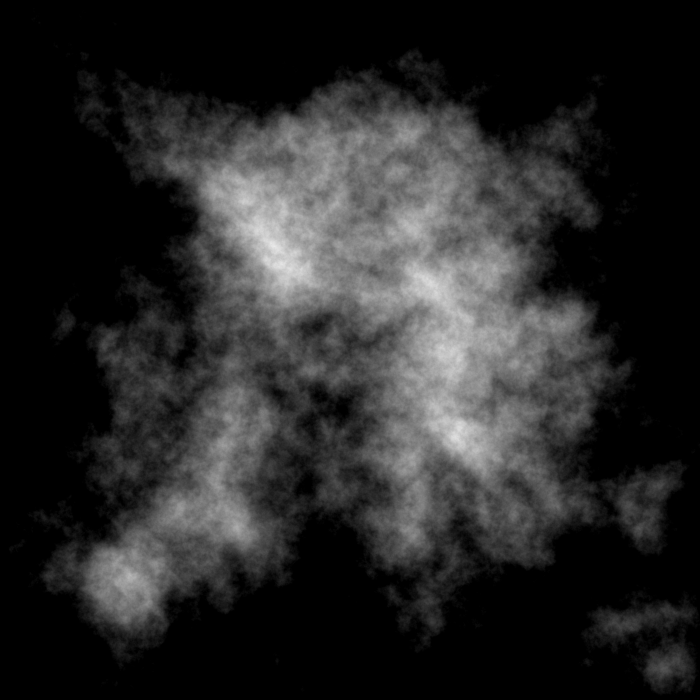
#> input picture data/island.png, 1400 x 1400 px (shown at 1/2 size)
$ python bar.py
#> lines starting #> are read from the running program, lines starting #| are printed output that depends on the picture
### mpl3d/glm.py
# -----------------------------------------------------------------------------
# Copyright (c) 2020 Nicolas P. Rougier. All rights reserved.
# Distributed under the (new) BSD License.
# -----------------------------------------------------------------------------
import numpy as np


def normalize(X):
    return X/(1e-16+np.sqrt((np.array(X)**2).sum(axis=-1)))[..., np.newaxis]

def clip(V, vmin=0, vmax=1):
    return np.minimum(np.maximum(V,vmin),vmax)


# [6 lines left out: function viewport, not called in this run]


def frustum(left, right, bottom, top, znear, zfar):
    """Create view frustum

    Parameters
    ----------
    left : float
        Left coordinate of the field of view.
    right : float
        Right coordinate of the field of view.
    bottom : float
        Bottom coordinate of the field of view.
    top : float
        Top coordinate of the field of view.
    znear : float
        Near coordinate of the field of view.
    zfar : float
        Far coordinate of the field of view.

    Returns
    -------
    View frustum matrix (4x4 array)
    """

    M = np.zeros((4, 4), dtype=float)
    M[0, 0] = +2.0 * znear / (right - left)
    M[1, 1] = +2.0 * znear / (top - bottom)
    M[2, 2] = -(zfar + znear) / (zfar - znear)
    M[0, 2] = (right + left) / (right - left)
    M[1, 2] = (top + bottom) / (top - bottom)
    M[2, 3] = -2.0 * znear * zfar / (zfar - znear)
    M[3, 2] = -1.0
    return M


def perspective(fovy, aspect, znear, zfar):
    """Create perspective projection matrix

    Parameters
    ----------
    fovy : float
        The field of view along the y axis.
    aspect : float
        Aspect ratio of the view.
    znear : float
        Near coordinate of the field of view.
    zfar : float
        Far coordinate of the field of view.

    Returns
    -------
    Perspective projection matrix (4x4 array)
    """

    h = np.tan(0.5*np.radians(fovy)) * znear
    w = h * aspect
    return frustum(-w, w, -h, h, znear, zfar)


# [32 lines left out: function ortho, not called in this run]


def scale(x: float=1, y=None, z=None):
    """Non-uniform scaling along the x, y, and z axes

    Parameters
    ----------
    x : float
        X coordinate of the translation vector.
    y : float | None
        Y coordinate of the translation vector. If None, `x` will be used.
    z : float | None
        Z coordinate of the translation vector. If None, `x` will be used.

    Returns
    -------
    Scaling matrix (4x4 array)
    """

    y = y or x
    z = z or x
    return np.array([[x, 0, 0, 0],
                     [0, y, 0, 0],
                     [0, 0, z, 0],
                     [0, 0, 0, 1]], dtype=float)


def translate(x:float=0, y:float=0, z:float=0):
    """
    Translate by an offset (x, y, z) .

    Parameters
    ----------
    x : float
        X coordinate of a translation vector.
    y : float | None
        Y coordinate of translation vector. If None, `x` will be used.
    z : float | None
        Z coordinate of translation vector. If None, `x` will be used.

    Returns
    -------
    Translation matrix (4x4 array)
    """

    return np.array([[1, 0, 0, x],
                     [0, 1, 0, y],
                     [0, 0, 1, z],
                     [0, 0, 0, 1]], dtype=float)


# [72 lines left out: functions xrotate, yrotate, zrotate, fit_unit_cube, not called in this run]


def transform(V, mvp, viewport=None):
    """
    Apply transform mvp to vertices V

    Parameters
    ----------
    V : (n,3) array
      Vertices array

    mvp: 4x4 array
      Transform matrix

    viewport: 4x4 array
      Viewport matrix (default is None)

    Returns
    -------
    (n,3) array of transformed vertices
    """

    V = np.asarray(V)
    shape = V.shape
    V = V.reshape(-1,3)
    ones = np.ones(len(V), dtype=float)
    V = np.c_[V.astype(float), ones]      # Homogenous coordinates
    V = V @ mvp.T                         # Transformed coordinates
    if viewport is not None:
        V = V @ viewport.T
    V = V/V[:,3].reshape(-1,1)            # Normalization
    V = V[:,:3]                           # Normalized device coordinates
    return V.reshape(shape)


# [30 lines left out: functions frontback, camera, not called in this run]

### mpl3d/camera.py
# -----------------------------------------------------------------------------
# Copyright (c) 2020 Nicolas P. Rougier. All rights reserved.
# Distributed under the (new) BSD License.
# -----------------------------------------------------------------------------
import numpy as np
import mpl3d.glm as glm
from mpl3d.trackball import Trackball

class Camera():
    """
    Interactive trackball camera.

    This camera can be used for static or interactive rendering with mouse
    controlled movements. In this latter case, it is necessary to connect the
    camera to a matplotlib axes using the `connect` method and to provide an
    update function that will be called each time an update is necessary
    relatively to the new transform.

    In any case, the camera transformation is kept in the `Camera.transform`
    variable.
    """

    def __init__(self, mode="perspective", theta=0, phi=0, scale=1):
        """
        mode : str
          camera mode ("ortho" or "perspective")

        theta: float
          angle around z axis (degrees)

        phi: float
          angle around x axis (degrees)

        scale: float
          scale factor

        view : array (4x4)
        """

        self.trackball = Trackball(theta, phi)
        self.aperture = 35
        self.aspect = 1
        self.near = 1
        self.far = 100
        self.mode = mode
        self.scale = scale
        self.zoom = 1
        self.zoom_max = 5.0
        self.zoom_min = 0.1
        self.view = glm.translate(0, 0, -3) @ glm.scale(scale)
        if mode == "ortho":
            self.proj = glm.ortho(-1,+1,-1,+1, self.near, self.far)
        else:
            self.proj = glm.perspective(
                self.aperture, self.aspect, self.near, self.far)
        self.transform = self.proj @ self.view @ self.trackball.model.T

    def connect(self, axes, update):
        """
        axes : matplotlib.Axes
           Axes where to connect this camera to

        update: function(transform)
           Function to be called with the new transform to update the scene
           (transform is a 4x4 matrix).
        """

        self.figure = axes.get_figure()
        self.axes = axes
        self.update = update
        self.mouse = None
        self.cidpress = self.figure.canvas.mpl_connect(
            'scroll_event', self.on_scroll)
        self.cidpress = self.figure.canvas.mpl_connect(
            'button_press_event', self.on_press)
        self.cidrelease = self.figure.canvas.mpl_connect(
            'button_release_event', self.on_release)
        self.cidmotion = self.figure.canvas.mpl_connect(
            'motion_notify_event', self.on_motion)

        # [4 lines left out: function format_coord, not called in this run]
        self.axes.format_coord = format_coord


    # [55 lines left out: functions on_scroll, on_press, on_motion, on_release, disconnect, not called in this run]

### mpl3d/trackball.py
# -*- coding: utf-8 -*-
#
# Copyright (c)  2014 Nicolas Rougier
#                2008 Roger Allen
#                1993, 1994, Silicon Graphics, Inc.
# ALL RIGHTS RESERVED
# Permission to use, copy, modify, and distribute this software for
# any purpose and without fee is hereby granted, provided that the above
# copyright notice appear in all copies and that both the copyright notice
# and this permission notice appear in supporting documentation, and that
# the name of Silicon Graphics, Inc. not be used in advertising
# or publicity pertaining to distribution of the software without specific,
# written prior permission.
#
# THE MATERIAL EMBODIED ON THIS SOFTWARE IS PROVIDED TO YOU "AS-IS"
# AND WITHOUT WARRANTY OF ANY KIND, EXPRESS, IMPLIED OR OTHERWISE,
# INCLUDING WITHOUT LIMITATION, ANY WARRANTY OF MERCHANTABILITY OR
# FITNESS FOR A PARTICULAR PURPOSE.  IN NO EVENT SHALL SILICON
# GRAPHICS, INC.  BE LIABLE TO YOU OR ANYONE ELSE FOR ANY DIRECT,
# SPECIAL, INCIDENTAL, INDIRECT OR CONSEQUENTIAL DAMAGES OF ANY
# KIND, OR ANY DAMAGES WHATSOEVER, INCLUDING WITHOUT LIMITATION,
# LOSS OF PROFIT, LOSS OF USE, SAVINGS OR REVENUE, OR THE CLAIMS OF
# THIRD PARTIES, WHETHER OR NOT SILICON GRAPHICS, INC.  HAS BEEN
# ADVISED OF THE POSSIBILITY OF SUCH LOSS, HOWEVER CAUSED AND ON
# ANY THEORY OF LIABILITY, ARISING OUT OF OR IN CONNECTION WITH THE
# POSSESSION, USE OR PERFORMANCE OF THIS SOFTWARE.
#
# US Government Users Restricted Rights
# Use, duplication, or disclosure by the Government is subject to
# restrictions set forth in FAR 52.227.19(c)(2) or subparagraph
# (c)(1)(ii) of the Rights in Technical Data and Computer Software
# clause at DFARS 252.227-7013 and/or in similar or successor
# clauses in the FAR or the DOD or NASA FAR Supplement.
# Unpublished-- rights reserved under the copyright laws of the
# United States.  Contractor/manufacturer is Silicon Graphics,
# Inc., 2011 N.  Shoreline Blvd., Mountain View, CA 94039-7311.
#
# Originally implemented by Gavin Bell, lots of ideas from Thant Tessman
# and the August '88 issue of Siggraph's "Computer Graphics," pp. 121-129.
# and David M. Ciemiewicz, Mark Grossman, Henry Moreton, and Paul Haeberli
#
# Note: See the following for more information on quaternions:
#
# - Shoemake, K., Animating rotation with quaternion curves, Computer
#   Graphics 19, No 3 (Proc. SIGGRAPH'85), 245-254, 1985.
# - Pletinckx, D., Quaternion calculus as a basic tool in computer
#   graphics, The Visual Computer 5, 2-13, 1989.
# -----------------------------------------------------------------------------
''' Provides a virtual trackball for 3D scene viewing

Example usage:

   trackball = Trackball(45,30)

   @window.event
   def on_mouse_drag(x, y, dx, dy, button):
       trackball.drag(x,y,dx,dy)

   @window.event
   def on_resize(width,height):
       glViewport(0, 0, window.width, window.height)
       glMatrixMode(GL_PROJECTION)
       glLoadIdentity()
       gluPerspective(45, window.width / float(window.height), .1, 1000)
       glMatrixMode (GL_MODELVIEW)
       glLoadIdentity ()
       glTranslatef (0, 0, -3)
       glMultMatrixf(trackball.model)

You can also set trackball orientation directly by setting theta and phi value
expressed in degrees. Theta relates to the rotation angle around X axis while
phi relates to the rotation angle around Z axis.
'''
import math
import numpy as np


# Some useful functions on vectors
# -----------------------------------------------------------------------------
def _v_add(v1, v2):
    return [v1[0]+v2[0], v1[1]+v2[1], v1[2]+v2[2]]
def _v_sub(v1, v2):
    return [v1[0]-v2[0], v1[1]-v2[1], v1[2]-v2[2]]
def _v_mul(v, s):
    return [v[0]*s, v[1]*s, v[2]*s]
def _v_dot(v1, v2):
    return v1[0]*v2[0]+v1[1]*v2[1]+v1[2]*v2[2]
def _v_cross(v1, v2):
    return [(v1[1]*v2[2]) - (v1[2]*v2[1]),
            (v1[2]*v2[0]) - (v1[0]*v2[2]),
            (v1[0]*v2[1]) - (v1[1]*v2[0])]
def _v_length(v):
    return math.sqrt(_v_dot(v,v))
def _v_normalize(v):
    try:                      return _v_mul(v,1.0/_v_length(v))
    except ZeroDivisionError: return v

# Some useful functions on quaternions
# -----------------------------------------------------------------------------
def _q_add(q1,q2):
    t1 = _v_mul(q1, q2[3])
    t2 = _v_mul(q2, q1[3])
    t3 = _v_cross(q2, q1)
    tf = _v_add(t1, t2)
    tf = _v_add(t3, tf)
    tf.append(q1[3]*q2[3]-_v_dot(q1,q2))
    return tf
def _q_mul(q, s):
    return [q[0]*s, q[1]*s, q[2]*s, q[3]*s]
def _q_dot(q1, q2):
    return q1[0]*q2[0] + q1[1]*q2[1] + q1[2]*q2[2] + q1[3]*q2[3]
def _q_length(q):
    return math.sqrt(_q_dot(q,q))
def _q_normalize(q):
    try:                      return _q_mul(q,1.0/_q_length(q))
    except ZeroDivisionError: return q
# [4 lines left out: function _q_from_axis_angle, not called in this run]
def _q_rotmatrix(q):
    m = np.zeros(16,float)
    m[0*4+0] = 1.0 - 2.0*(q[1]*q[1] + q[2]*q[2])
    m[0*4+1] = 2.0 * (q[0]*q[1] - q[2]*q[3])
    m[0*4+2] = 2.0 * (q[2]*q[0] + q[1]*q[3])
    m[0*4+3] = 0.0
    m[1*4+0] = 2.0 * (q[0]*q[1] + q[2]*q[3])
    m[1*4+1] = 1.0 - 2.0*(q[2]*q[2] + q[0]*q[0])
    m[1*4+2] = 2.0 * (q[1]*q[2] - q[0]*q[3])
    m[1*4+3] = 0.0
    m[2*4+0] = 2.0 * (q[2]*q[0] - q[1]*q[3])
    m[2*4+1] = 2.0 * (q[1]*q[2] + q[0]*q[3])
    m[2*4+2] = 1.0 - 2.0*(q[1]*q[1] + q[0]*q[0])
    m[3*4+3] = 1.0
    return m.reshape(4,4)


class Trackball(object):
    """ Virtual trackball for 3D scene viewing """

    def __init__(self, theta=0, phi=0):
        """ Build a new trackball with specified view """

        self._rotation = [0,0,0,1]
        self._count = 0
        self._model = np.zeros((4,4),float)
        self._RENORMCOUNT = 97
        self._TRACKBALLSIZE = 0.8
        self._set_orientation(theta, phi)

    # [10 lines left out: function drag_to, not called in this run]

    @property
    def model(self):
        """ Model transformation (read-only) """
        return self._model

    # [30 lines left out: functions theta, theta, phi, phi, _get_orientation, not called in this run]

    def _set_orientation(self, theta, phi):
        ''' Computes rotation corresponding to theta and phi. '''

        self._theta = theta
        self._phi = phi
        angle = self._theta*(math.pi/180.0)
        sine = math.sin(0.5*angle)
        xrot = [1*sine, 0, 0, math.cos(0.5*angle)]
        angle = self._phi*(math.pi/180.0)
        sine = math.sin(0.5*angle);
        zrot = [0, 0, sine, math.cos(0.5*angle)]
        self._rotation = _q_add(xrot, zrot)
        self._model = _q_rotmatrix(self._rotation)


    # [37 lines left out: functions _project, _rotate, not called in this run]

### bar.py
# -----------------------------------------------------------------------------
# Copyright (c) 2020 Nicolas P. Rougier. All rights reserved.
# Distributed under the (new) BSD License.
# -----------------------------------------------------------------------------
# This example shows how to render bars
# -----------------------------------------------------------------------------
from mpl3d import glm
from mpl3d.camera import Camera
import numpy as np
import matplotlib as mpl
import matplotlib.pyplot as plt
from matplotlib.collections import PolyCollection


class Bar:
    """ Bar (histogram) """

    def __init__(self, ax, transform,  Z,
                 facecolors="white", edgecolors="black",  linewidth=0, clip=False):
        """ """

        self.Z = Z
        if isinstance(facecolors, np.ndarray):
            shape = facecolors.shape
            facecolors = facecolors.reshape(-1,shape[-1])
            facecolors = mpl.colors.to_rgba_array(facecolors)
            self.facecolors = facecolors.reshape(shape[0], shape[1], 4)
        else:
            shape = Z.shape
            self.facecolors = np.zeros((shape[0], shape[1], 4))
            self.facecolors[...] = mpl.colors.to_rgba(facecolors)

        if isinstance(edgecolors, np.ndarray):
            shape = edgecolors.shape
            edgecolors = edgecolors.reshape(-1,shape[-1])
            edgecolors = mpl.colors.to_rgba_array(edgecolors)
            self.edgecolors = edgecolors.reshape(shape[0], shape[1], 4)
        else:
            shape = Z.shape
            self.edgecolors = np.zeros((shape[0], shape[1], 4))
            self.edgecolors[...] = mpl.colors.to_rgba(edgecolors)

        self.linewidth = linewidth
        self.xlim = -0.5, +0.50
        self.ylim = -0.5, +0.50
        self.zlim = -0.5, +0.50
        self.clip = clip

        # Because all the bars have the same orientation, we can use a hack to
        # shade each face at once instead of computing individual face lighting.
        self.shade = np.array([[1.00, 1.00, 0.75, 1.00, 0.50, 1.00]])

        self.collection = PolyCollection([], clip_on=self.clip, snap=False)
        self.update(transform)
        ax.add_collection(self.collection, autolim=False)


    def update(self, transform):
        """ """

        Z = self.Z
        xmin, xmax = self.xlim
        ymin, ymax = self.ylim
        zmin, zmax = self.zlim
        dx, dy = 0.5 * 1/Z.shape[0], 0.5 * 1/Z.shape[1]

        # Each bar is described by 8 vertices and 6 faces
        V = np.zeros((Z.shape[0], Z.shape[1], 8, 3))
        F = np.zeros((Z.shape[0], Z.shape[1], 6, 4), dtype=int)

        # Face and edge colors for the six faces
        FC = np.zeros((Z.shape[0], Z.shape[1], 6, 4))
        FC[:,:] = self.facecolors.reshape(Z.shape[0], Z.shape[1], 1, 4)
        FC *= self.shade.T
        FC[:,:,:,3] = 1

        EC = np.zeros((Z.shape[0], Z.shape[1], 6, 4))
        EC[:,:] = self.edgecolors.reshape(Z.shape[0], Z.shape[1], 1, 4)


        # Build vertices
        X,Y = np.meshgrid(np.linspace(xmin, xmax, Z.shape[0]),
                          np.linspace(ymin, ymax, Z.shape[1]))
        V[...,0] = X.reshape(Z.shape[0], Z.shape[1],1)
        V[...,1] = Y.reshape(Z.shape[0], Z.shape[1],1)

        V[:,:,0] += [+dx, +dy, zmin]
        V[:,:,1] += [+dx, -dy, zmin]
        V[:,:,2] += [-dx, -dy, zmin]
        V[:,:,3] += [-dx, +dy, zmin]

        V[:,:,4] += [+dx, +dy, zmin]
        V[:,:,5] += [+dx, -dy, zmin]
        V[:,:,6] += [-dx, -dy, zmin]
        V[:,:,7] += [-dx, +dy, zmin]
        V[:,:,4:,2] += Z.reshape(Z.shape[0], Z.shape[1],1)

        # Build faces
        I = 8*np.arange(Z.shape[0]*Z.shape[1])
        F[:,:] = I.reshape(Z.shape[0], Z.shape[1], 1, 1)
        F[:,:] +=  [ [0, 1, 2, 3], # -Z
                     [0, 1, 5, 4], # +X
                     [2, 3, 7, 6], # -X
                     [1, 2, 6, 5], # -Y
                     [0, 3, 7, 4], # +Y
                     [4, 5, 6, 7]] # +Z

        # Actual transformation
        V = V.reshape(-1,3)
        V = glm.transform(V[F], transform) #[...,:2]

        # Depth computation
        # We combine the global "depth" of the bar (depth of the bottom face)
        # and the local depth of each face. This trick avoids problems when
        # sorting all the different faces.
        Z1 = (V[:,:,0,:,2].mean(axis=2)).reshape(Z.shape[0], Z.shape[1],1)
        Z2 = (V[...,2].mean(axis=3) + 10*Z1).ravel()

        # Sorting
        I = np.argsort(-Z2)
        V = (V[...,:2].reshape(Z.shape[0]*Z.shape[1]*6, 4, 2))

        self.collection.set_verts(V[I])
        self.collection.set_facecolors(FC.reshape(-1,4)[I])
        self.collection.set_edgecolors(EC.reshape(-1,4)[I])
        self.collection.set_linewidths(self.linewidth)
        if self.linewidth == 0.0:
            self.collection.set_antialiased(False)
        else:
            self.collection.set_antialiased(True)


# -----------------------------------------------------------------------------
if __name__ == '__main__':
    import imageio

    from matplotlib.patches import Circle


    Z = imageio.imread("data/island.png")[::10,::10,0]
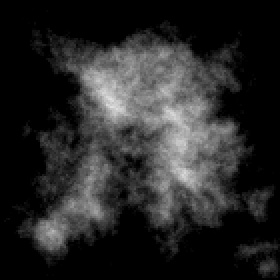
#> Z: shape (140, 140) (shown 2 times larger); min 0, max 224, mean 39.8
    Z = (Z-Z.min())/(Z.max()-Z.min())
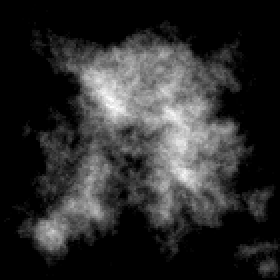
#> Z: shape (140, 140) float64 (shown 2 times larger); min 0, max 1, mean 0.178
    Z += 0.05*np.random.uniform(0, 1, Z.shape)
    Z = 0.25*Z*Z
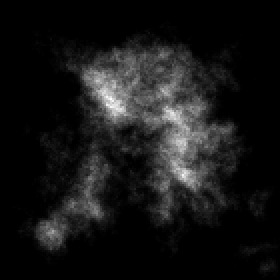
#> Z: shape (140, 140) float64 (shown 2 times larger); min 3.39e-12, max 0.269, mean 0.0238; drawn with min black and max white

    cmap = plt.get_cmap("Reds")
    norm = mpl.colors.Normalize(vmin=Z.min(),vmax=Z.max())
    facecolors = cmap(norm(Z))
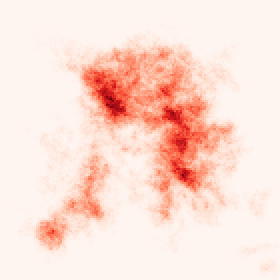
#> facecolors: shape (140, 140, 4) float64 (shown 2 times larger); mean of channels 0, 1, 2, 3 0.994, 0.877, 0.837, 1; drawn as R, G, B

    fig = plt.figure(figsize=(10,5))
    ax = fig.add_axes([0,0,1,1], xlim=[-1,+1], ylim=[-1,0], aspect=1)
    ax.axis("off")

    camera = Camera("perspective", 65, -125)
    bars = Bar(ax, camera.transform, Z, facecolors=facecolors)
    camera.connect(ax, bars.update)

    plt.savefig("bar.png", dpi=300)
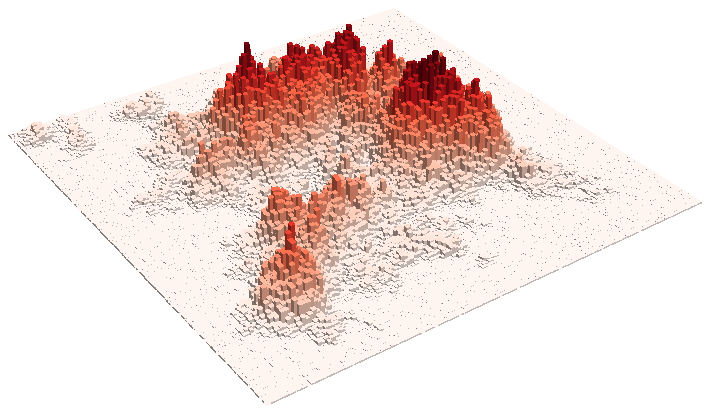
#> figure drawn by matplotlib, 1 panel
    plt.show()
